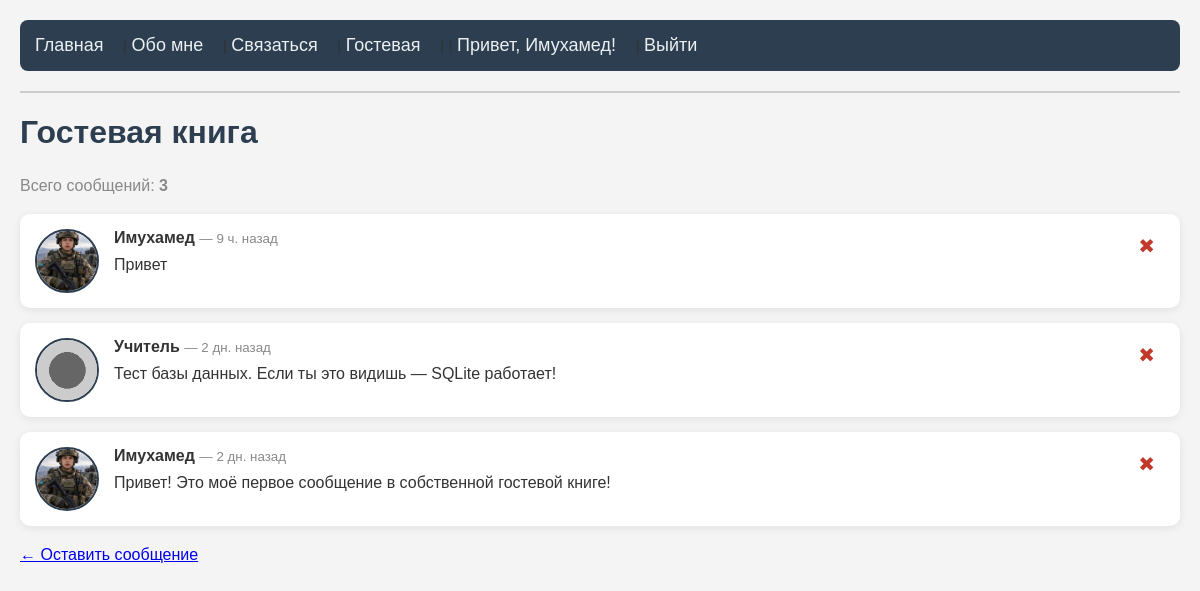
Page /messages (signed in) on the committed database.
### tables this page shows
CREATE TABLE messages (
 id INTEGER PRIMARY KEY AUTOINCREMENT,
  name TEXT NOT NULL,
  message TEXT NOT NULL,
   created_at TEXT DEFAULT CURRENT_TIMESTAMP
   );

CREATE TABLE users (
  id INTEGER PRIMARY KEY AUTOINCREMENT,
    username TEXT UNIQUE NOT NULL,
     email TEXT UNIQUE NOT NULL,
      password_hash TEXT NOT NULL,
       created_at TEXT DEFAULT CURRENT_TIMESTAMP
       , reset_token TEXT, avatar TEXT DEFAULT 'default.png', is_admin INTEGER DEFAULT 0);

### app.py (the view)
@app.route('/messages')
def messages():
    conn = get_db()
    rows = conn.execute("""
        SELECT messages.id, messages.name, messages.message, messages.created_at,
               users.avatar
        FROM messages
        LEFT JOIN users ON messages.name = users.username
        ORDER BY messages.id DESC
    """).fetchall()
    count = conn.execute("SELECT COUNT(*) FROM messages").fetchone()[0]
    current_user = None
    if 'user_id' in session:
        current_user = conn.execute("SELECT * FROM users WHERE id = ?", (session['user_id'],)).fetchone()
    conn.close()
    formatted = []
    for row in rows:
        can_delete = False
        if current_user:
            if current_user['is_admin'] == 1 or current_user['username'] == row['name']:
                can_delete = True
        formatted.append({
            'id': row['id'],
            'name': row['name'],
            'message': row['message'],
            'created_at': format_time(row['created_at']),
            'avatar': row['avatar'],
            'can_delete': can_delete
        })
    return render_template('messages.html', messages=formatted, count=count)                                                               # ========== УДАЛЕНИЕ СООБЩЕНИЯ ==========

### app.py (called while the page is built)
def format_time(timestamp):
    try:
        dt = datetime.strptime(timestamp, "%Y-%m-%d %H:%M:%S")
    except:
        return timestamp
    now = datetime.now()
    diff = now - dt
    seconds = diff.total_seconds()
    if seconds < 60:
        return "только что"
    elif seconds < 3600:
        minutes = int(seconds // 60)
        return f"{minutes} мин. назад"
    elif seconds < 86400:
        hours = int(seconds // 3600)
        return f"{hours} ч. назад"
    elif seconds < 604800:
        days = int(seconds // 86400)
        return f"{days} дн. назад"
    else:
        return dt.strftime("%d.%m.%Y")

def get_db():
    conn = sqlite3.connect(DB)
    conn.row_factory = sqlite3.Row
    return conn

### templates/messages.html (shortened to what this page needs)
{% extends "base.html" %}
{% block content %}
    <h1>Гостевая книга</h1>
    <p style="color:#888;">Всего сообщений: <strong>{{ count }}</strong></p>
    {% if messages %}
        {% for msg in messages %}
            <div class="msg-card">
                {% if msg['avatar'] %}
                    <img src="{{ url_for('static', filename='avatars/' + msg['avatar']) }}" alt="Аватар" class="avatar">
                {% else %}
                    <img src="{{ url_for('static', filename='avatars/default.png') }}" alt="Аватар" class="avatar">
                {% endif %}
                <div class="msg-body">
                    <strong>{{ msg['name'] }}</strong>
                    <small style="color:#888;"> — {{ msg['created_at'] }}</small>
                    <p>{{ msg['message'] }}</p>
                </div>
                {% if msg['can_delete'] %}
                    <a href="/delete/{{ msg['id'] }}"
                       class="delete-btn"
                       onclick="return confirm('Удалить это сообщение?');">
                       ✖
                    </a>
                {% endif %}
            </div>
        {% endfor %}
    {% else %}
        <p>Пока сообщений нет. <a href="/contact">Оставьте первое!</a></p>
    {% endif %}
    <p><a href="/contact">← Оставить сообщение</a></p>
{% endblock %}

### static/style.css (style rules this page uses)
body { font-family: Arial, sans-serif; background-color: #f4f4f4; color: #333; margin: 0; padding: 20px; }
h1 { color: #2c3e50; font-size: 32px; }
p { font-size: 16px; line-height: 1.6; }
.msg-card { display: flex; gap: 15px; align-items: flex-start; background: #ffffff; border-radius: 10px; padding: 15px; margin-bottom: 15px; box-shadow: 0 2px 8px rgba(0,0,0,0.08); transition: transform 0.2s, box-shadow 0.2s; }
.avatar { width: 60px; height: 60px; border-radius: 50%; object-fit: cover; border: 2px solid #2c3e50; flex-shrink: 0; }
.msg-body { flex: 1; }
.msg-body p { margin: 5px 0 0 0; color: #333; }
.delete-btn { color: #c0392b; text-decoration: none; font-size: 20px; padding: 5px 10px; border-radius: 5px; transition: background 0.2s; }

### rows in the picture
messages: avatar (picture), name "Имухамед", created_at "9 ч. назад", message "Привет"
messages: name "Учитель", created_at "2 дн. назад", message "Тест базы данных. Если ты это видишь — SQLite работает!"
messages: avatar (picture), name "Имухамед", created_at "2 дн. назад", message "Привет! Это моё первое сообщение в собственной гостевой книге!"

### other values in the picture
{{ session.username }} "Имухамед"
{{ count }} "3"
